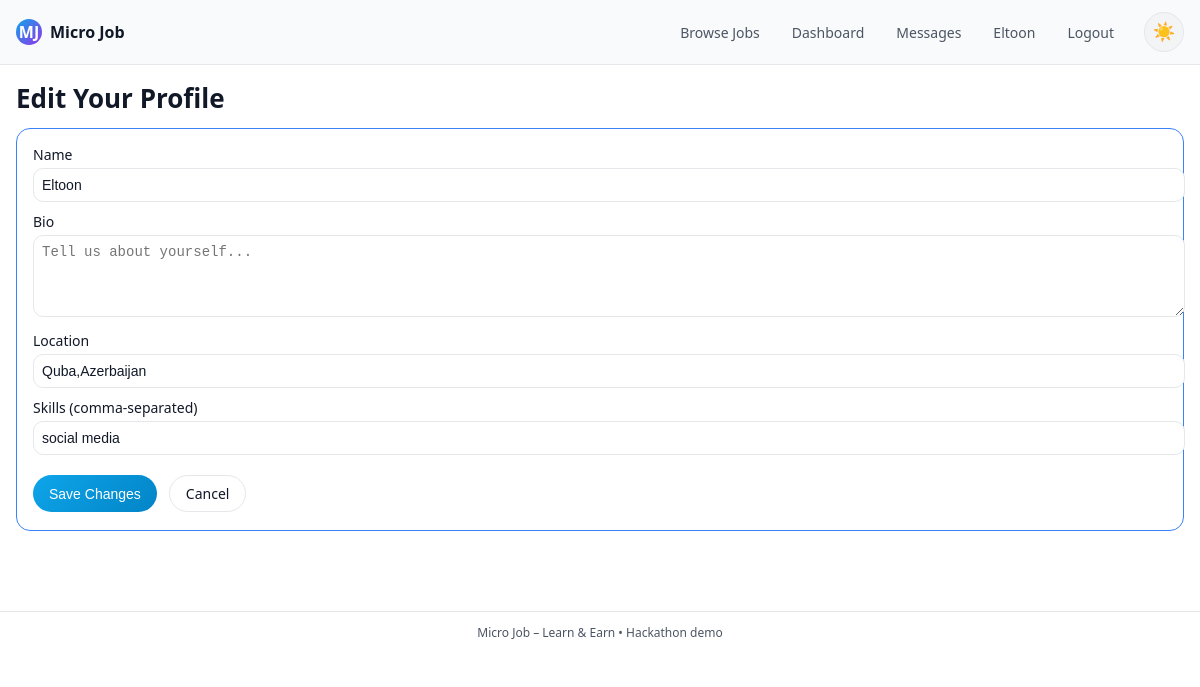
Screenshot of /profile/edit (signed in) with the database file from the repository.
### app.py (models this page shows, shortened)
class User(db.Model):
    id = db.Column(db.Integer, primary_key=True)
    name = db.Column(db.String(120), nullable=False)
    email = db.Column(db.String(120), unique=True, nullable=False)
    password_hash = db.Column(db.String(200), nullable=False)
    role = db.Column(db.String(20), nullable=False)
    skills = db.Column(db.String(200))
    bio = db.Column(db.Text)
    avatar = db.Column(db.String(200))
    location = db.Column(db.String(100))
    created_at = db.Column(db.DateTime, default=datetime.utcnow)
    tasks_posted = db.relationship('Task', backref='employer', foreign_keys='Task.employer_id')
    tasks_taken  = db.relationship('Task', backref='worker', foreign_keys='Task.worker_id')
    bids = db.relationship('Bid', backref='worker', lazy=True)
    reviews_received = db.relationship('Review', backref='reviewee', foreign_keys='Review.reviewee_id')
    reviews_given = db.relationship('Review', backref='reviewer', foreign_keys='Review.reviewer_id')
    sent_messages = db.relationship('Message', backref='sender', foreign_keys='Message.sender_id')
    received_messages = db.relationship('Message', backref='receiver', foreign_keys='Message.receiver_id')

### app.py (the view, shortened to what this page needs)
@app.route('/profile/edit', methods=['GET', 'POST'])
def edit_profile():
    user = current_user()
    if not user:
        flash('Please log in to edit your profile.', 'error')
        return redirect(url_for('login'))
    return render_template('edit_profile.html', user=user)

### app.py (called while the page is built)
def current_user():
    if 'user_id' in session:
        return User.query.get(session['user_id'])
    return None

### templates/edit_profile.html (shortened to what this page needs)
{% extends "base.html" %}
{% block content %}
<h1>Edit Your Profile</h1>
<form method="post" class="form-card">
  <label>
    Name
    <input type="text" name="name" value="{{ user.name }}" required>
  </label>
  <label>
    Bio
    <textarea name="bio" rows="4" placeholder="Tell us about yourself...">{{ user.bio or '' }}</textarea>
  </label>
  <label>
    Location
    <input type="text" name="location" value="{{ user.location or '' }}" placeholder="City, Country">
  </label>
  <label>
    Skills (comma-separated)
    <input type="text" name="skills" value="{{ user.skills or '' }}" placeholder="e.g. design, social media, translation">
  </label>
  <div class="form-actions">
    <button type="submit" class="btn-primary">Save Changes</button>
    <a href="{{ url_for('profile', user_id=user.id) }}" class="btn-secondary">Cancel</a>
  </div>
</form>
{% endblock %}

### templates/base.html (shortened to what this page needs)
<!DOCTYPE html>
<html lang="en" data-theme="dark">
<head>
  <link rel="stylesheet" href="{{ url_for('static', filename='style.css') }}">
</head>
<body>
  <header class="topbar">
    <div class="logo">
      <span class="logo-mark">MJ</span>
      <span class="logo-text">Micro Job</span>
    </div>
    <nav class="nav-links">
      <a href="{{ url_for('index') }}">Browse Jobs</a>
      {% if user %}
        <a href="{{ url_for('dashboard') }}">Dashboard</a>
        <a href="{{ url_for('messages') }}">Messages</a>
        <a href="{{ url_for('profile', user_id=user.id) }}">{{ user.name }}</a>
        <a href="{{ url_for('logout') }}">Logout</a>
      {% else %}
        <a href="{{ url_for('login') }}">Login</a>
        <a href="{{ url_for('register') }}">Sign Up</a>
      {% endif %}
      <button class="theme-toggle" id="theme-toggle" aria-label="Toggle theme">
        <span id="theme-icon">🌙</span>
      </button>
    </nav>
  </header>
  <main class="container">
    {% block content %}{% endblock %}
  </main>
  <footer class="footer">
    <span>Micro Job – Learn &amp; Earn • Hackathon demo</span>
  </footer>
</body>
</html>

### static/style.css (style rules this page uses)
:root { --bg-primary: #020617; --bg-secondary: #0f172a; --bg-tertiary: #1f2937; --text-primary: #e5e7eb; --text-secondary: #9ca3af; --text-tertiary: #6b7280; --border-color: #1f2937; --accent-primary: #38bdf8; --accent-secondary: #0ea5e9; --accent-purple: #a855f7; --accent-purple-dark: #7c3aed; --success: #22c55e; --warning: #fbbf24; --error: #ef4444; --card-bg: #020617; --card-border: #1d4ed8; --hover-bg: rgba(56, 189, 248, 0.05); --shadow: rgba(56, 189, 248, 0.1); }
[data-theme="light"] { --bg-primary: #ffffff; --bg-secondary: #f9fafb; --bg-tertiary: #f3f4f6; --text-primary: #111827; --text-secondary: #4b5563; --text-tertiary: #6b7280; --border-color: #e5e7eb; --accent-primary: #0ea5e9; --accent-secondary: #0284c7; --accent-purple: #9333ea; --accent-purple-dark: #7c3aed; --success: #16a34a; --warning: #eab308; --error: #dc2626; --card-bg: #ffffff; --card-border: #3b82f6; --hover-bg: rgba(14, 165, 233, 0.1); --shadow: rgba(0, 0, 0, 0.1); }
body { margin: 0; font-family: system-ui, -apple-system, BlinkMacSystemFont, "Segoe UI", sans-serif; background: var(--bg-primary); color: var(--text-primary); transition: background-color 0.3s ease, color 0.3s ease; }
a { color: inherit; text-decoration: none; }
.container { max-width: 960px; margin: 80px auto 40px; padding: 0 16px 40px; }
.topbar { position: fixed; top: 0; left: 0; right: 0; height: 64px; background: var(--bg-secondary); border-bottom: 1px solid var(--border-color); display: flex; align-items: center; justify-content: space-between; padding: 0 16px; z-index: 10; transition: background-color 0.3s ease, border-color 0.3s ease; }
.logo { display: flex; align-items: center; gap: 8px; }
.logo-mark { width: 26px; height: 26px; border-radius: 999px; background: linear-gradient(135deg, var(--accent-primary), var(--accent-purple)); display: flex; align-items: center; justify-content: center; font-weight: 700; font-size: 16px; color: var(--bg-primary); }
.logo-text { font-weight: 600; font-size: 16px; }
.nav-links { display: flex; align-items: center; gap: 12px; font-size: 14px; }
.nav-links a { padding: 6px 10px; border-radius: 999px; color: var(--text-secondary); transition: all 0.2s ease; }
.theme-toggle { background: var(--bg-tertiary); border: 1px solid var(--border-color); border-radius: 999px; width: 40px; height: 40px; display: flex; align-items: center; justify-content: center; cursor: pointer; transition: all 0.3s ease; margin-left: 8px; color: var(--text-primary); font-size: 18px; }
h1 { font-size: 26px; margin-bottom: 12px; }
.task-detail-card, .form-card, .learn-card { background: var(--card-bg); border-radius: 14px; border: 1px solid var(--card-border); padding: 16px 16px 18px; transition: all 0.3s ease; }
.form-card label { display: block; margin-bottom: 10px; font-size: 14px; }
.form-card input, .form-card textarea, .form-card select { width: 100%; margin-top: 4px; background: var(--bg-primary); border-radius: 10px; border: 1px solid var(--border-color); padding: 8px; color: var(--text-primary); font-size: 14px; transition: all 0.2s ease; }
.btn-primary, .btn-secondary { border-radius: 999px; padding: 8px 16px; border: none; cursor: pointer; font-size: 14px; }
.btn-primary { background: linear-gradient(135deg, var(--accent-primary), var(--accent-secondary)); color: var(--bg-primary); transition: all 0.3s ease; }
.btn-secondary { background: var(--bg-primary); color: var(--text-primary); border: 1px solid var(--border-color); transition: all 0.3s ease; }
.footer { border-top: 1px solid var(--border-color); padding: 12px 16px 18px; font-size: 12px; color: var(--text-secondary); text-align: center; background: var(--bg-primary); transition: all 0.3s ease; }
.container { max-width: 1200px; }
.form-actions { display: flex; gap: 12px; margin-top: 20px; }

### rows the page displays
User: name "Eltoon", location "Quba,Azerbaijan", skills "social media"
